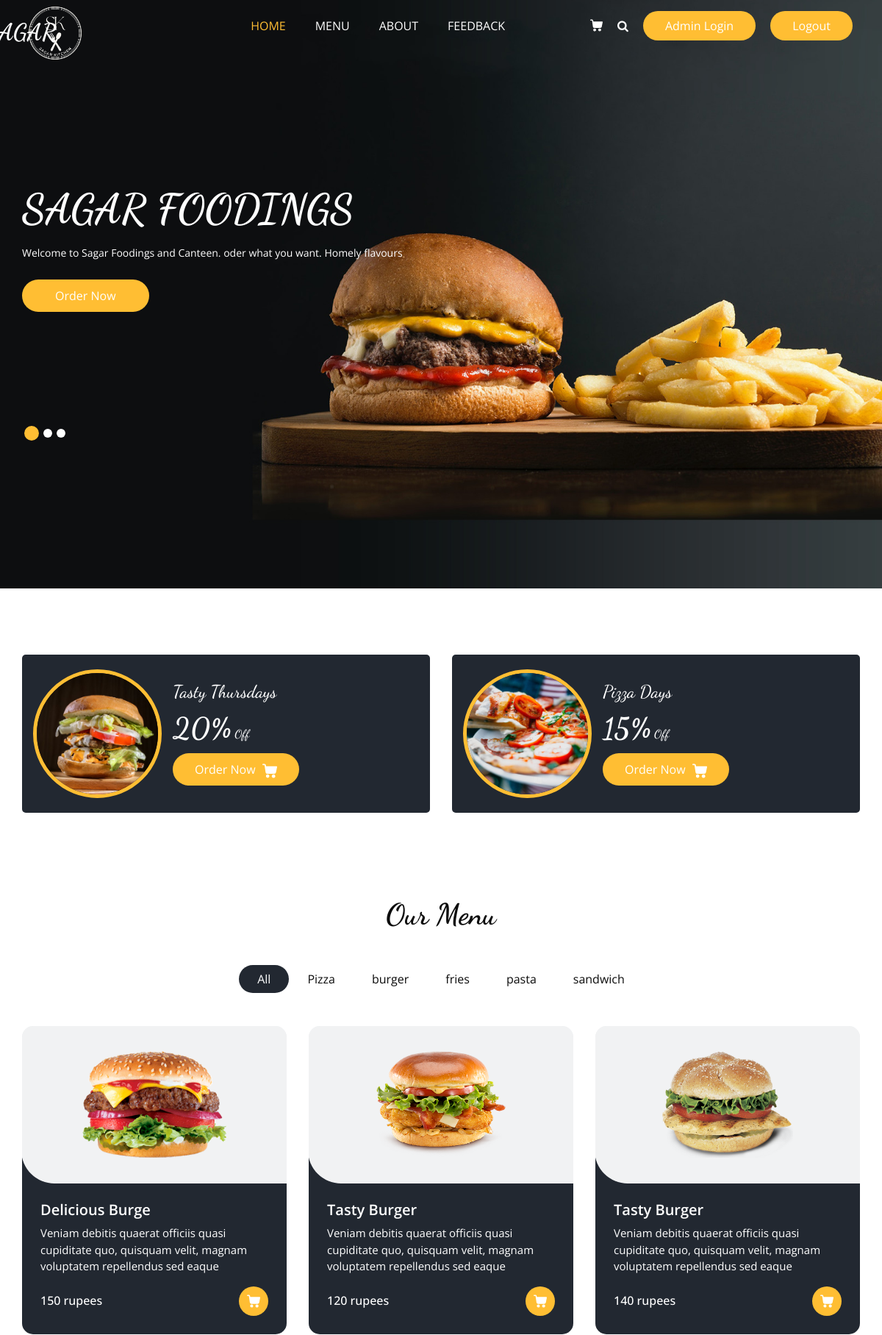
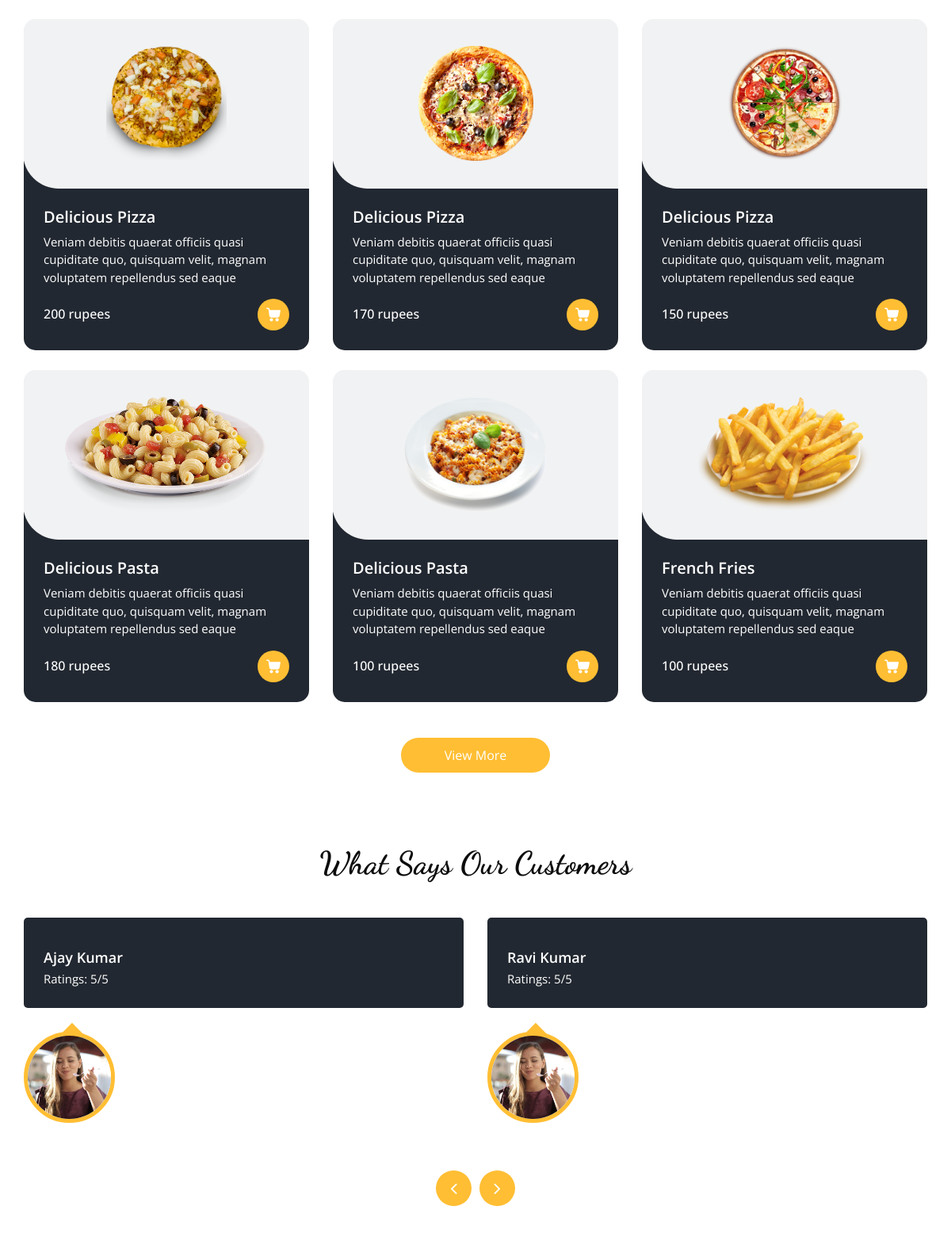
The app's page / (signed in, upper part) with its own data (2 pictures, top to bottom).
### Base_App/models.py (models this page shows, shortened)
class ItemList(models.Model):
    Category_name = models.CharField(max_length=15)
    def __str__(self):
           return self.Category_name

class Items(models.Model):
        Item_name = models.CharField(max_length=15)
        description = models.TextField(blank=False)
        price = models.IntegerField()
        Category = models.ForeignKey(ItemList, related_name= 'Name', on_delete=models.CASCADE)
        Image = models.ImageField(upload_to='items/', default='default.jpg')

class Feedback(models.Model):
            User_name = models.CharField(max_length=15)
            description = models.TextField(blank=False)
            Rating = models.IntegerField()

### Base_App/views.py (the view)
# urls.py: path('', HomeView,name="home"),
@login_required
def HomeView(request):
       items = Items.objects.all()
       list = ItemList.objects.all()
       review = Feedback.objects.all()
       return render(request,'home.html', {'items': items,'list': list, 'review': review})

### template/home.html (shortened to what this page needs)
{% extends "base.html" %}
{% load static %}
{% block slider %}
  <section class="slider_section ">
    <div id="customCarousel1" class="carousel slide" data-ride="carousel">
      <div class="carousel-inner">
        <div class="carousel-item active">
          <div class="container ">
            <div class="row">
              <div class="col-md-7 col-lg-6 ">
                <div class="detail-box">
                  <h1>
                    SAGAR FOODINGS
                  </h1>
                  <p>
                    Welcome to Sagar Foodings and Canteen. oder what you want. Homely flavours
                  </p>
                  <div class="btn-box">
                    <a href="{% url "menu" %}" class="btn1">
                      Order Now
                    </a>
                  </div>
                </div>
              </div>
            </div>
          </div>
        </div>
      </div>
      <div class="container">
        <ol class="carousel-indicators">
          <li data-target="#customCarousel1" data-slide-to="0" class="active"></li>
          <li data-target="#customCarousel1" data-slide-to="1"></li>
          <li data-target="#customCarousel1" data-slide-to="2"></li>
        </ol>
      </div>
    </div>
  </section>
{% endblock slider %}
{% block main %}
  <section class="offer_section layout_padding-bottom">
    <div class="offer_container">
      <div class="container ">
        <div class="row">
          <div class="col-md-6  ">
            <div class="box ">
              <div class="img-box">
                <img src="{% static 'images/o1.jpg' %}" alt="">
              </div>
              <div class="detail-box">
                <h5>
                  Tasty Thursdays
                </h5>
                <h6>
                  <span>20%</span> Off
                </h6>
                <a href="">
                  Order Now
                </a>
              </div>
            </div>
          </div>
          <div class="col-md-6  ">
            <div class="box ">
              <div class="img-box">
                <img src="{% static 'images/o2.jpg' %}" alt="">
              </div>
              <div class="detail-box">
                <h5>
                  Pizza Days
                </h5>
                <h6>
                  <span>15%</span> Off
                </h6>
                <a href="">
                  Order Now
                </a>
              </div>
            </div>
          </div>
        </div>
      </div>
    </div>
  </section>
  <section class="food_section layout_padding-bottom" >
    <div class="container"><br>
      <div class="heading_container heading_center">
        <h2>
          Our Menu
        </h2>
      </div>
      <ul class="filters_menu">
        <li class="active" data-filter="*">All</li>
        {% for i in list %}
        <li data-filter=".{{i.Category_name}}"> {{i.Category_name}} </li>
        {% endfor %}
      </ul>
      <div class="filters-content">
        <div class="row grid">
          {% for j in items %}
          <div class="col-sm-6 col-lg-4 all {{j.Category}}">
            <div class="box">
              <div>
                <div class="img-box">
                  <img src="/media/{{j.Image}} " alt="">
                </div>
                <div class="detail-box">
                  <h5>
                    {{j.Item_name}}
                  </h5>
                  <p>
                    {{j.description}}
                  </p>
                  <div class="options">
                    <h6>
                      {{j.price}} rupees
                    </h6>
                    <a href="">
                    </a>
                  </div>
                </div>
              </div>
            </div>
          </div>
          {% endfor %}
        </div>
      </div>
      <div class="btn-box">
        <a href="">
          View More
        </a>
      </div>
    </div>
  </section>
  <section class="client_section layout_padding-bottom">
    <div class="container">
      <div class="heading_container heading_center psudo_white_primary mb_45">
        <h2>
          What Says Our Customers
        </h2>
      </div>
      <div class="carousel-wrap row ">
        <div class="owl-carousel client_owl-carousel">
          {% for k in review %}
          <div class="item">
            <div class="box">
              <div class="detail-box">
                <h6>
                  {{k.User_name}}
                </h6>
                <p>
                 Ratings: {{k.Rating}}/5
                </p>
              </div>
              <div class="img-box">
                <img src="{% static 'images/client1.jpg' %}" alt="" class="box-img">
              </div>
            </div>
          </div>
          {% endfor %}
        </div>
      </div>
    </div>
  </section>
{% endblock main %}

### static/css/responsive.css (style rules this page uses)
@media (min-width: 1200px) { .container { max-width: 1170px; } }

### records on screen
ItemList: Category_name "Pizza"
ItemList: Category_name "burger"
ItemList: Category_name "fries"
ItemList: Category_name "pasta"
ItemList: Category_name "sandwich"
Items: Image (picture), Item_name "Delicious Burge", description "Veniam debitis quaerat officiis quasi cupiditate quo, quisquam velit, magnam voluptatem repellendus sed eaque", price "150"
Items: Image (picture), Item_name "Tasty Burger", description "Veniam debitis quaerat officiis quasi cupiditate quo, quisquam velit, magnam voluptatem repellendus sed eaque", price "120"
Items: Image (picture), Item_name "Tasty Burger", description "Veniam debitis quaerat officiis quasi cupiditate quo, quisquam velit, magnam voluptatem repellendus sed eaque", price "140"
Items: Image (picture), Item_name "Delicious Pizza", description "Veniam debitis quaerat officiis quasi cupiditate quo, quisquam velit, magnam voluptatem repellendus sed eaque", price "200"
Items: Image (picture), Item_name "Delicious Pizza", description "Veniam debitis quaerat officiis quasi cupiditate quo, quisquam velit, magnam voluptatem repellendus sed eaque", price "170"
Items: Image (picture), Item_name "Delicious Pizza", description "Veniam debitis quaerat officiis quasi cupiditate quo, quisquam velit, magnam voluptatem repellendus sed eaque", price "150"
Items: Image (picture), Item_name "Delicious Pasta", description "Veniam debitis quaerat officiis quasi cupiditate quo, quisquam velit, magnam voluptatem repellendus sed eaque", price "180"
Items: Image (picture), Item_name "Delicious Pasta", description "Veniam debitis quaerat officiis quasi cupiditate quo, quisquam velit, magnam voluptatem repellendus sed eaque", price "100"
Items: Image (picture), Item_name "French Fries", description "Veniam debitis quaerat officiis quasi cupiditate quo, quisquam velit, magnam voluptatem repellendus sed eaque", price "100"
Feedback: User_name "Ajay Kumar", Rating "5"
Feedback: User_name "Ravi Kumar", Rating "5"
